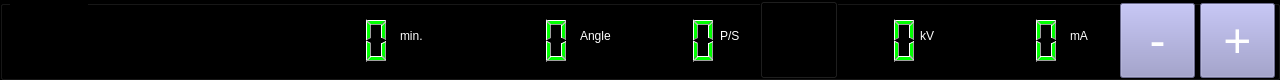
  <widget class="GroupBox" name="groupBox_LegalBar">
   <property name="geometry">
    <rect>
     <x>0</x>
     <y>720</y>
     <width>1280</width>
     <height>80</height>
    </rect>
   </property>
   <property name="styleSheet">
    <string notr="true">*{background:rgb(0,0,0);}</string>
   </property>
   <widget class="StaticLabel" name="maUnit">
    <property name="geometry">
     <rect>
      <x>1070</x>
      <y>20</y>
      <width>31</width>
      <height>32</height>
     </rect>
    </property>
    <property name="styleSheet">
     <string notr="true">color:rgb(255, 255, 255)</string>
    </property>
    <property name="text">
     <string>mA</string>
    </property>
    <property name="iconId">
     <number>4240</number>
    </property>
   </widget>
   <widget class="TrigButton" name="trigButton_kvMinus">
    <property name="geometry">
     <rect>
      <x>1120</x>
      <y>3</y>
      <width>75</width>
      <height>75</height>
     </rect>
    </property>
    <property name="styleSheet">
     <string notr="true">QPushButton{font: 36pt;} QPushButton:enabled{color:white; background:rgb(150,150,200);}QPushButton:!enabled{color:transparent; background:transparent;}</string>
    </property>
    <property name="text">
     <string>-</string>
    </property>
    <property name="buttonId">
     <number>1591</number>
    </property>
    <property name="continuousMode" stdset="0">
     <bool>true</bool>
    </property>
    <property name="iconNormal">
     <string/>
    </property>
   </widget>
   <widget class="StaticLabel" name="pulseUnit">
    <property name="geometry">
     <rect>
      <x>720</x>
      <y>20</y>
      <width>31</width>
      <height>32</height>
     </rect>
    </property>
    <property name="styleSheet">
     <string notr="true">color:rgb(255, 255, 255)</string>
    </property>
    <property name="text">
     <string>P/S</string>
    </property>
    <property name="iconId">
     <number>4238</number>
    </property>
   </widget>
   <widget class="SwitchButton" name="switchButton_Dose">
    <property name="geometry">
     <rect>
      <x>760</x>
      <y>1</y>
      <width>78</width>
      <height>78</height>
     </rect>
    </property>
    <property name="buttonId">
     <number>2001</number>
    </property>
    <property name="iconOn">
     <string>../icon/test/Dose.png</string>
    </property>
    <property name="iconOff">
     <string>../icon/test/Dose.png</string>
    </property>
   </widget>
   <widget class="StaticLabel" name="kvUnit">
    <property name="geometry">
     <rect>
      <x>920</x>
      <y>20</y>
      <width>31</width>
      <height>32</height>
     </rect>
    </property>
    <property name="styleSheet">
     <string notr="true">color:rgb(255, 255, 255)</string>
    </property>
    <property name="text">
     <string>kV</string>
    </property>
    <property name="iconId">
     <number>4238</number>
    </property>
   </widget>
   <widget class="TrigButton" name="trigButton_kvPlus">
    <property name="geometry">
     <rect>
      <x>1200</x>
      <y>3</y>
      <width>75</width>
      <height>75</height>
     </rect>
    </property>
    <property name="styleSheet">
     <string notr="true">QPushButton{font: 36pt;} QPushButton:enabled{color:white; background:rgb(150,150,200);}QPushButton:!enabled{color:transparent; background:transparent;}</string>
    </property>
    <property name="text">
     <string>+</string>
    </property>
    <property name="buttonId">
     <number>1592</number>
    </property>
    <property name="continuousMode" stdset="0">
     <bool>true</bool>
    </property>
    <property name="iconNormal">
     <string/>
    </property>
   </widget>
   <widget class="StaticLabel" name="angleUnit">
    <property name="geometry">
     <rect>
      <x>580</x>
      <y>20</y>
      <width>41</width>
      <height>32</height>
     </rect>
    </property>
    <property name="styleSheet">
     <string notr="true">color:rgb(255, 255, 255)</string>
    </property>
    <property name="text">
     <string>Angle</string>
    </property>
    <property name="iconId">
     <number>4238</number>
    </property>
   </widget>
   <widget class="StaticLabel" name="minuteUnit">
    <property name="geometry">
     <rect>
      <x>400</x>
      <y>20</y>
      <width>41</width>
      <height>32</height>
     </rect>
    </property>
    <property name="styleSheet">
     <string notr="true">color:rgb(255, 255, 255)</string>
    </property>
    <property name="text">
     <string>min.</string>
    </property>
    <property name="iconId">
     <number>4238</number>
    </property>
   </widget>
   <widget class="StaticLabel" name="xrayState">
    <property name="geometry">
     <rect>
      <x>10</x>
      <y>1</y>
      <width>78</width>
      <height>78</height>
     </rect>
    </property>
    <property name="text">
     <string/>
    </property>
    <property name="iconId">
     <number>4238</number>
    </property>
    <property name="iconNormal">
     <string>../icon/StaticLabel/xrayBlock.png</string>
    </property>
   </widget>
   <widget class="LcdNumber" name="lcdNumber_kV">
    <property name="geometry">
     <rect>
      <x>840</x>
      <y>15</y>
      <width>80</width>
      <height>50</height>
     </rect>
    </property>
    <property name="styleSheet">
     <string notr="true">color:rgb(0,255,0)</string>
    </property>
    <property name="digitCount">
     <number>3</number>
    </property>
    <property name="iconId">
     <number>4203</number>
    </property>
   </widget>
   <widget class="LcdNumber" name="lcdNumber_mA">
    <property name="geometry">
     <rect>
      <x>960</x>
      <y>15</y>
      <width>100</width>
      <height>50</height>
     </rect>
    </property>
    <property name="styleSheet">
     <string notr="true">color:rgb(0,255,0)</string>
    </property>
    <property name="digitCount">
     <number>4</number>
    </property>
    <property name="iconId">
     <number>4204</number>
    </property>
   </widget>
   <widget class="LcdNumber" name="lcdNumber_angle">
    <property name="geometry">
     <rect>
      <x>470</x>
      <y>15</y>
      <width>100</width>
      <height>50</height>
     </rect>
    </property>
    <property name="styleSheet">
     <string notr="true">color:rgb(0,255,0)</string>
    </property>
    <property name="digitCount">
     <number>4</number>
    </property>
    <property name="iconId">
     <number>4311</number>
    </property>
   </widget>
   <widget class="LcdNumber" name="lcdNumber_pulse">
    <property name="geometry">
     <rect>
      <x>639</x>
      <y>15</y>
      <width>80</width>
      <height>50</height>
     </rect>
    </property>
    <property name="styleSheet">
     <string notr="true">color:rgb(0,255,0)</string>
    </property>
    <property name="digitCount">
     <number>3</number>
    </property>
    <property name="iconId">
     <number>0</number>
    </property>
   </widget>
   <widget class="LcdNumber" name="lcdNumber_min">
    <property name="geometry">
     <rect>
      <x>290</x>
      <y>15</y>
      <width>100</width>
      <height>50</height>
     </rect>
    </property>
    <property name="styleSheet">
     <string notr="true">color:rgb(0,255,0)</string>
    </property>
    <property name="digitCount">
     <number>4</number>
    </property>
    <property name="iconId">
     <number>0</number>
    </property>
   </widget>
  </widget>
